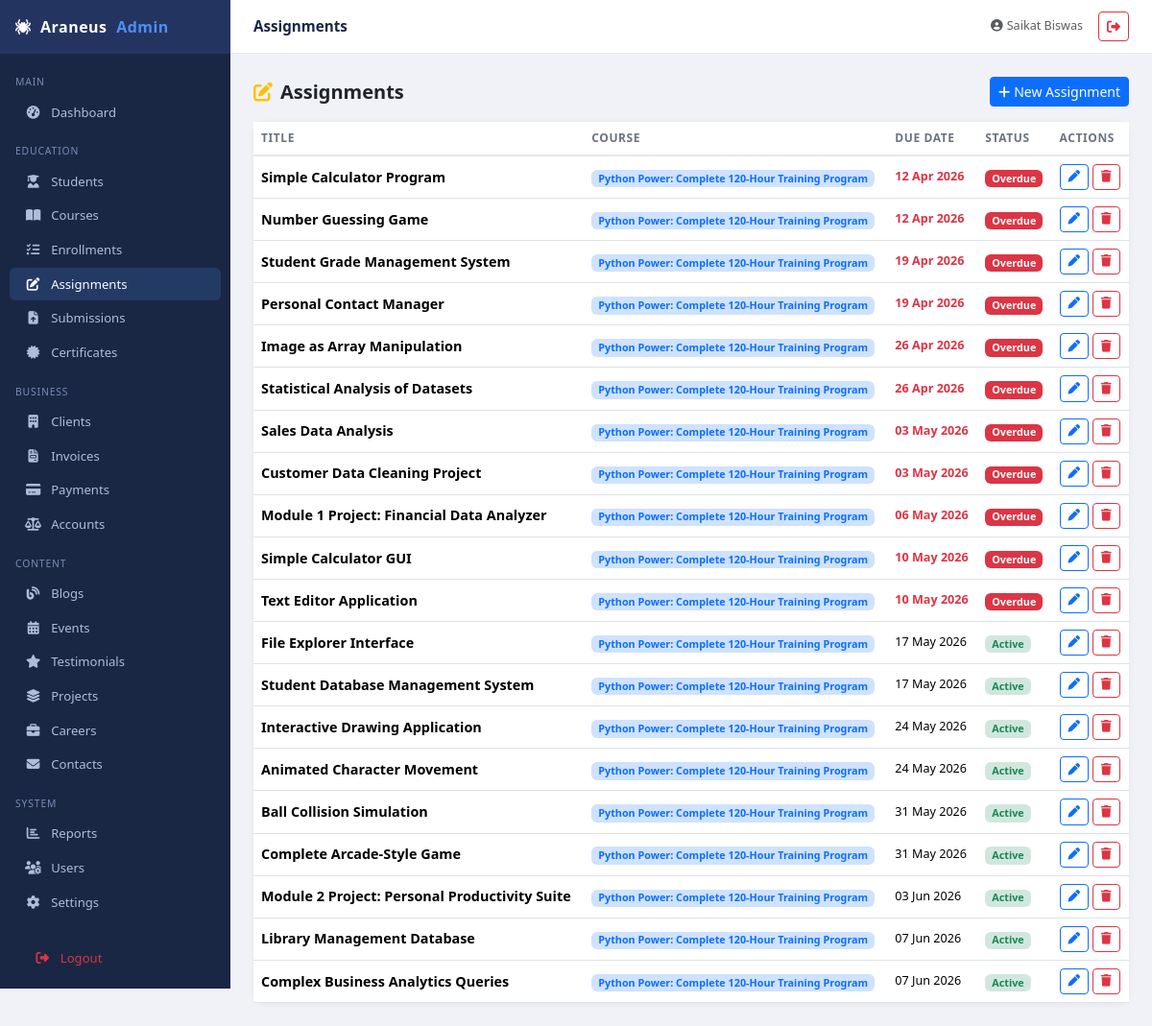
/admin/public/admin/assignments (signed in), run on the app's committed database.
### tables this page shows
CREATE TABLE `assignments` (
  `id` int(11) NOT NULL,
  `course_id` int(11) NOT NULL,
  `title` varchar(255) NOT NULL,
  `description` text DEFAULT NULL,
  `due_date` date DEFAULT NULL,
  `created_at` timestamp NOT NULL DEFAULT current_timestamp()
);

CREATE TABLE `courses` (
  `id` int(11) NOT NULL,
  `title` varchar(150) NOT NULL,
  `description` text DEFAULT NULL,
  `duration` varchar(50) DEFAULT NULL,
  `mode` enum('Online','Offline','Hybrid','') NOT NULL,
  `fee` decimal(10,2) DEFAULT NULL,
  `category` varchar(50) DEFAULT NULL,
  `instructor` varchar(100) DEFAULT NULL,
  `image_url` varchar(255) DEFAULT NULL,
  `syllabus_file` varchar(255) DEFAULT NULL,
  `is_active` tinyint(1) DEFAULT 1,
  `created_at` timestamp NOT NULL DEFAULT current_timestamp(),
  `program_format` varchar(100) DEFAULT NULL,
  `tools_provided` text DEFAULT NULL,
  `hardware_kit` text DEFAULT NULL,
  `certification_type` varchar(50) DEFAULT NULL
);

### admin/app/Core/Controller.php (called while the page is built, shortened)
<?php
abstract class Controller {
    protected function view(string $path, array $data = []): void {
        extract($data);
        $file = APP_ROOT . '/views/' . $path . '.php';
        require $file;
    }
    protected function get(string $key, mixed $default = null): mixed {
        return $_GET[$key] ?? $default;
    }
}

### admin/app/Controllers/AssignmentController.php (called while the page is built, shortened)
<?php
class AssignmentController extends Controller {
    private AssignmentModel $model;
    public function __construct() { $this->requireAuth(); $this->model = new AssignmentModel(); }
    public function index(): void {
        $page=max(1,(int)$this->get('page',1)); $limit=20; $offset=($page-1)*$limit;
        $assignments = $this->model->getWithCourse($limit,$offset);
        $this->view('admin/assignments/index', compact('assignments','total','pages','page') + ['title'=>'Assignments']);
    }
}

### admin/public/index.php (called while the page is built, shortened)
<?php
require APP_ROOT . '/config/database.php';
require APP_ROOT . '/App/Core/Router.php';
spl_autoload_register(function (string $class): void {
    $path = APP_ROOT . '/' . str_replace(['App\\', '\\'], ['App/', '/'], $class) . '.php';
});
$router = new Router();
$uri    = $_SERVER['REQUEST_URI'];
$base   = parse_url(APP_URL, PHP_URL_PATH);
$uri    = substr($uri, strlen($base)) ?: '/';
$uri    = strtok($uri, '?');
$method = $_SERVER['REQUEST_METHOD'];
$router->dispatch($uri, $method);

### admin/app/Core/Database.php (called while the page is built, shortened)
<?php
class Database {
    private static ?Database $instance = null;
    private \PDO $pdo;
    private function __construct() {
        $dsn = "mysql:host=" . DB_HOST . ";dbname=" . DB_NAME . ";charset=" . DB_CHARSET;
        $options = [
            \PDO::ATTR_ERRMODE            => \PDO::ERRMODE_EXCEPTION,
            \PDO::ATTR_DEFAULT_FETCH_MODE => \PDO::FETCH_ASSOC,
            \PDO::ATTR_EMULATE_PREPARES   => false,
        ];
        $this->pdo = new \PDO($dsn, DB_USER, DB_PASS, $options);
    }
    public static function getInstance(): Database {
        if (self::$instance === null) self::$instance = new self();
        return self::$instance;
    }
    public function query(string $sql, array $params = []): \PDOStatement {
        $stmt = $this->pdo->prepare($sql);
        $stmt->execute($params);
        return $stmt;
    }
    public function fetchAll(string $sql, array $params = []): array {
        return $this->query($sql, $params)->fetchAll();
    }
}

### admin/app/Core/Model.php (called while the page is built, shortened)
<?php
abstract class Model {
    public function __construct() {
        $this->db = Database::getInstance();
    }
}

### admin/app/Models/AssignmentModel.php (called while the page is built, shortened)
<?php
class AssignmentModel extends Model {
    public function getWithCourse(int $limit = 30, int $offset = 0): array {
        return $this->db->fetchAll(
            "SELECT a.*, c.title as course_title FROM assignments a
             JOIN courses c ON c.id = a.course_id
             ORDER BY a.due_date ASC LIMIT $limit OFFSET $offset");
    }
}

### admin/views/admin/assignments/index.php (the view)
<?php require APP_ROOT.'/views/partials/layout_top.php'; ?>
<div class="d-flex justify-content-between align-items-center mb-3">
  <h5 class="fw-bold mb-0"><i class="fa fa-pen-to-square me-2 text-warning"></i>Assignments</h5>
  <a href="<?= APP_URL ?>/admin/assignments/create" class="btn btn-primary btn-sm"><i class="fa fa-plus me-1"></i>New Assignment</a>
</div>
<div class="card">
  <div class="table-responsive">
    <table class="table table-hover mb-0">
      <thead><tr><th>Title</th><th>Course</th><th>Due Date</th><th>Status</th><th>Actions</th></tr></thead>
      <tbody>
      <?php foreach($assignments as $a): $overdue=$a['due_date']&&$a['due_date']<date('Y-m-d'); ?>
      <tr>
        <td><span class="fw-semibold"><?= htmlspecialchars($a['title']) ?></span></td>
        <td><span class="badge bg-primary-subtle text-primary"><?= htmlspecialchars($a['course_title']) ?></span></td>
        <td class="small <?= $overdue?'text-danger fw-semibold':'' ?>"><?= $a['due_date']?date('d M Y',strtotime($a['due_date'])):'-' ?></td>
        <td><?= $overdue?'<span class="badge bg-danger">Overdue</span>':'<span class="badge bg-success-subtle text-success">Active</span>' ?></td>
        <td>
          <a href="<?= APP_URL ?>/admin/assignments/<?= $a['id'] ?>/edit" class="btn btn-sm btn-outline-primary btn-action"><i class="fa fa-pen"></i></a>
          <form method="POST" action="<?= APP_URL ?>/admin/assignments/<?= $a['id'] ?>/delete" class="d-inline" onsubmit="return confirm('Delete assignment?')">
            <button class="btn btn-sm btn-outline-danger btn-action"><i class="fa fa-trash"></i></button>
          </form>
        </td>
      </tr>
      <?php endforeach; ?>
      </tbody>
    </table>
  </div>
</div>
<?php require APP_ROOT.'/views/partials/layout_bottom.php'; ?>

### admin/app/Core/Router.php (shortened to what this page needs)
<?php
class Router {
    private array $routes = [];
    public function get(string $pattern, string $handler): void {
        $this->routes['GET'][$pattern] = $handler;
    }
    public function post(string $pattern, string $handler): void {
        $this->routes['POST'][$pattern] = $handler;
    }
    public function dispatch(string $uri, string $method): void {
        $uri = strtok($uri, '?');
        $uri = '/' . trim($uri, '/');
        foreach ($this->routes[$method] ?? [] as $pattern => $handler) {
            $regex = preg_replace('/\{([a-z]+)\}/', '([^/]+)', $pattern);
            $regex = '#^' . $regex . '$#';
            if (preg_match($regex, $uri, $matches)) {
                array_shift($matches);
                [$controllerName, $action] = explode('@', $handler);
                $controller = new $controllerClass();
                call_user_func_array([$controller, $action], $matches);
                return;
            }
        }
    }
}

### admin/views/partials/layout_top.php (style rules this page uses)
:root { --sidebar-w:240px;--topbar-h:56px;--brand:#1a2744;--brand-light:#243460;--accent:#4f8ef7; }
body { background:#f0f2f7;font-size:.9rem; }
.card { border:none;border-radius:12px;box-shadow:0 1px 6px rgba(0,0,0,.06); }
.table th { font-size:.75rem;text-transform:uppercase;letter-spacing:.05em;color:#6b7280;font-weight:600;border-bottom:2px solid #e5e7eb; }
.table td { vertical-align:middle; }
.btn-action { padding:.2rem .5rem;font-size:.78rem; }

### data on the page
assignments: title "Simple Calculator Program", course.title "Python Power: Complete 120-Hour Training Program", due_date "12 Apr 2026", shows "Overdue"
assignments: title "Number Guessing Game", course.title "Python Power: Complete 120-Hour Training Program", due_date "12 Apr 2026", shows "Overdue"
assignments: title "Student Grade Management System", course.title "Python Power: Complete 120-Hour Training Program", due_date "19 Apr 2026", shows "Overdue"
assignments: title "Personal Contact Manager", course.title "Python Power: Complete 120-Hour Training Program", due_date "19 Apr 2026", shows "Overdue"
assignments: title "Image as Array Manipulation", course.title "Python Power: Complete 120-Hour Training Program", due_date "26 Apr 2026", shows "Overdue"
assignments: title "Statistical Analysis of Datasets", course.title "Python Power: Complete 120-Hour Training Program", due_date "26 Apr 2026", shows "Overdue"
assignments: title "Sales Data Analysis", course.title "Python Power: Complete 120-Hour Training Program", due_date "03 May 2026", shows "Overdue"
assignments: title "Customer Data Cleaning Project", course.title "Python Power: Complete 120-Hour Training Program", due_date "03 May 2026", shows "Overdue"
assignments: title "Module 1 Project: Financial Data Analyzer", course.title "Python Power: Complete 120-Hour Training Program", due_date "06 May 2026", shows "Overdue"
assignments: title "Simple Calculator GUI", course.title "Python Power: Complete 120-Hour Training Program", due_date "10 May 2026", shows "Overdue"
assignments: title "Text Editor Application", course.title "Python Power: Complete 120-Hour Training Program", due_date "10 May 2026", shows "Overdue"
assignments: title "File Explorer Interface", course.title "Python Power: Complete 120-Hour Training Program", due_date "17 May 2026", shows "Active"
assignments: title "Student Database Management System", course.title "Python Power: Complete 120-Hour Training Program", due_date "17 May 2026", shows "Active"
assignments: title "Interactive Drawing Application", course.title "Python Power: Complete 120-Hour Training Program", due_date "24 May 2026", shows "Active"
assignments: title "Animated Character Movement", course.title "Python Power: Complete 120-Hour Training Program", due_date "24 May 2026", shows "Active"
assignments: title "Ball Collision Simulation", course.title "Python Power: Complete 120-Hour Training Program", due_date "31 May 2026", shows "Active"
assignments: title "Complete Arcade-Style Game", course.title "Python Power: Complete 120-Hour Training Program", due_date "31 May 2026", shows "Active"
assignments: title "Module 2 Project: Personal Productivity Suite", course.title "Python Power: Complete 120-Hour Training Program", due_date "03 Jun 2026", shows "Active"
assignments: title "Library Management Database", course.title "Python Power: Complete 120-Hour Training Program", due_date "07 Jun 2026", shows "Active"
assignments: title "Complex Business Analytics Queries", course.title "Python Power: Complete 120-Hour Training Program", due_date "07 Jun 2026", shows "Active"

### other printed values
$_SESSION['user_name'] "Saikat Biswas"
